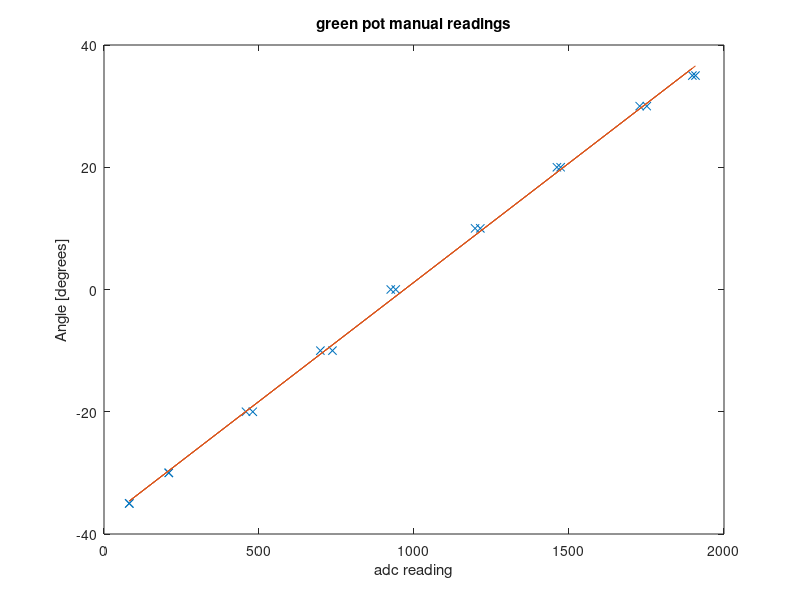

Source code (MATLAB):
%% Green
% log_name = "green_10_deg_intervals";
% topic = "adc_report";
% directory = "/home/murray/OneDrive/Masters/QGroundControl/Logs/HoneyBee/2021-03-29_calibrate_pot_green";
% filename = strcat(directory, "/", log_name, "_", topic, "_0", ".csv");
% csv_matrix = readmatrix(filename);
% 
% timestamp = csv_matrix(:,1).*1e-6; % in seconds
% raw_data = csv_matrix(:,3:14);
% 
% close all;
% channels = [4]; % Chaneel 11 = 3.3V, Channel 4 = 6.6V
% for i = channels
%     figure(i+1);
%     plot(timestamp, raw_data(:,i+1))
% end

% Manual measurements
% Take stick to angle on protractor
% send command on MAVlink console: listener adc_report -n 3
manual_input = [... % [angle degrees, adc]
    55, 81;    
    60, 209;
    70, 480;
    80, 737;
    90, 941;
    100, 1197;
    110, 1461;
    120, 1728;
    125, 1898;
    55, 82;
    60, 209;
    70, 458;
    80, 698;
    90, 925;
    100, 1214;
    110, 1473;
    120, 1751;
    125, 1908
];

manual_input(:,1) = manual_input(:,1) - 90; % Convert to 0 deg = down

% pot range = [-]
line_fit = polyfit(manual_input(:,2), manual_input(:,1), 1);

green_adc2angle = @(adc) polyval(line_fit, adc); % Convert green adc value to angle [degrees]

angle = green_adc2angle(2)

% Plot range
figure
plot(manual_input(:,2), manual_input(:,1), 'x')
hold on
plot(manual_input(:,2), green_adc2angle(manual_input(:,2)))
title('green pot manual readings')
xlabel('adc reading')
ylabel('Angle [degrees]')
